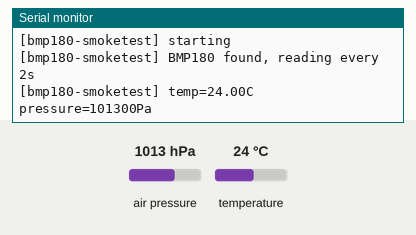
A sketch run on a simulated ESP8266 (Wemos D1 mini). On the bench: the last lines printed to the serial monitor. Inputs (shaded band) come from the test bench; at power-on: air pressure 1013 hPa, temperature 24 °C.

Above: at 1.4 s.
1.5 s: air pressure set to 952 hPa
At 3.3 s:
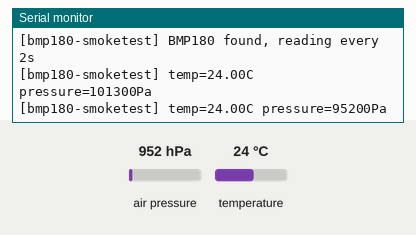
4.2 s: temperature set to 12 °C
At 5.0 s:
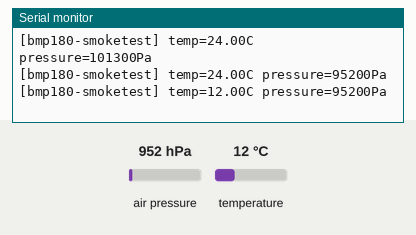
6.9 s: air pressure set to 975 hPa
At 9.7 s:
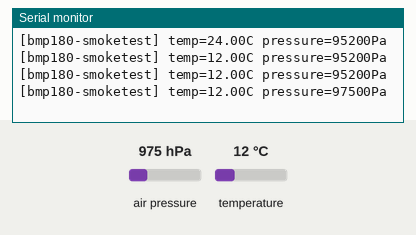
Timing chart, 0 to 11.2 s (numbered marks = the images above; inputs shaded):
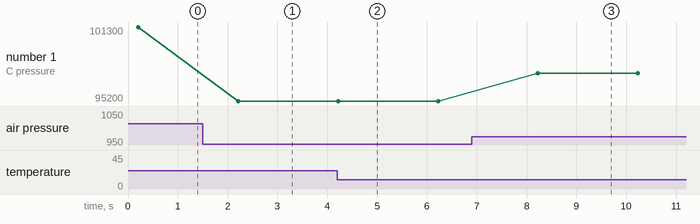

The sketch:

bmp180_smoke_test.ino
```cpp
/*  Noizetoyz/Live Data Streaming crossover — BMP180 smoke test (Wemos D1 mini + BMP180 Shield).

    No WiFi, no ATProto — just proves the sensor itself reads on real
    hardware before wiring it into any network path. This is the second
    Wemos stack from the hardware pile (see noizetoyz/README.md's
    2026-09-01 hardware-inventory note) — a real candidate for live-data's
    temp/(pressure, not humidity) sensor gadget, sourced over WiFi instead
    of local GPIO.

    BMP180 gives temperature + barometric pressure, not humidity — live-data's
    lexicon `sensorType`/`unit` fields would need "pressure"/"pascal" (or
    similar) alongside "temperature"/"celsius", not "humidity"/"percent".

    Pins: same I2C convention as the other Wemos shield stack (OLED) —
    SCL=D1 (GPIO5), SDA=D2 (GPIO4). BMP180's I2C address is fixed (0x77),
    no address pin to configure.

    REAL-HARDWARE FINDING 2026-09-01: the first version of this sketch
    called bmp.begin() directly and hung completely — no Serial output at
    all, confirmed (via a separate trivial no-I2C sketch, same board) not a
    UART/upload problem. Root cause: the classic ESP8266 Arduino core's
    Wire library has no timeout at all by default; a stuck/floating I2C bus
    (shield not fully seated on the stacking header is the likely cause
    here) blocks forever inside bmp.begin()'s I2C read, before it ever gets
    a chance to print "not found". Fixed two ways: Wire.setClockStretchLimit()
    bounds the classic ESP8266 hang-on-stretched-clock failure mode, and a
    manual, already-bounded beginTransmission()/endTransmission() presence
    check runs *before* the (still-blocking) library begin() call, so a
    genuinely absent/disconnected sensor now prints a clear error instead
    of hanging silently.
*/

#include <Wire.h>
#include <Adafruit_BMP085.h>

#define BMP180_I2C_ADDR 0x77

Adafruit_BMP085 bmp;

void setup() {
  Serial.begin(115200);
  delay(200);
  Serial.println();
  Serial.println("[bmp180-smoketest] starting");

  Wire.begin(D2, D1); // SDA, SCL
  Wire.setClockStretchLimit(1000); // microseconds — bounds the classic ESP8266 hang-on-stuck-SCL failure mode

  Wire.beginTransmission(BMP180_I2C_ADDR);
  uint8_t i2cResult = Wire.endTransmission();
  if (i2cResult != 0) {
    while (1) {
      Serial.print("[bmp180-smoketest] no ACK from 0x77 (endTransmission=");
      Serial.print(i2cResult);
      Serial.println(") — check the shield is fully seated on the stacking header");
      delay(1000);
    }
  }

  if (!bmp.begin()) {
    while (1) {
      Serial.println("[bmp180-smoketest] I2C ACK OK but BMP180 library begin() failed — check sensor identity/wiring");
      delay(1000);
    }
  }
  Serial.println("[bmp180-smoketest] BMP180 found, reading every 2s");
}

void loop() {
  float tempC = bmp.readTemperature();
  int32_t pressurePa = bmp.readPressure();

  Serial.print("[bmp180-smoketest] temp=");
  Serial.print(tempC);
  Serial.print("C pressure=");
  Serial.print(pressurePa);
  Serial.println("Pa");

  delay(2000);
}
```

Measured:
- after the input at 1.5 s, the serial monitor: prints a new line after 0.71 s (image 1)
- after the input at 4.2 s, the serial monitor: prints a new line at once (image 2)
- after the input at 6.9 s, the serial monitor: prints a new line after 1.3 s (image 3)
- plotted number 1: 101300 → 95200 after the input at 1.5 s, 95200 → 97500 after the input at 6.9 s
